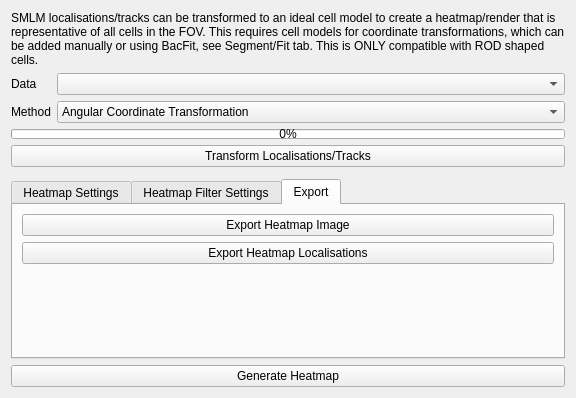
<?xml version="1.0" encoding="UTF-8"?>
<ui version="4.0">
 <class>Heatmaps</class>
 <widget class="QWidget" name="Heatmaps">
  <layout class="QVBoxLayout" name="verticalLayout_9">
   <item>
    <widget class="QLabel" name="label_47">
     <property name="text">
      <string>SMLM localisations/tracks can be transformed to an ideal cell model to create a heatmap/render that is representative of all cells in the FOV. This requires cell models for coordinate transformations, which can be added manually or using BacFit, see Segment/Fit tab. This is ONLY compatible with ROD shaped cells.</string>
     </property>
     <property name="wordWrap">
      <bool>true</bool>
     </property>
    </widget>
   </item>
   <item>
    <layout class="QFormLayout" name="formLayout_4">
     <item row="0" column="0">
      <widget class="QLabel" name="label_48">
       <property name="text">
        <string>Data</string>
       </property>
      </widget>
     </item>
     <item row="0" column="1">
      <widget class="QComboBox" name="heatmap_data" />
     </item>
     <item row="1" column="0">
      <widget class="QLabel" name="label_4">
       <property name="text">
        <string>Method</string>
       </property>
      </widget>
     </item>
     <item row="1" column="1">
      <widget class="QComboBox" name="heatmap_compute_method">
       <item>
        <property name="text">
         <string>Angular Coordinate Transformation</string>
        </property>
       </item>
      </widget>
     </item>
    </layout>
   </item>
   <item>
    <widget class="QProgressBar" name="heatmap_progressbar">
     <property name="maximumSize">
      <size>
       <width>16777215</width>
       <height>10</height>
      </size>
     </property>
     <property name="value">
      <number>0</number>
     </property>
    </widget>
   </item>
   <item>
    <widget class="QPushButton" name="transform_coordinates">
     <property name="text">
      <string>Transform Localisations/Tracks</string>
     </property>
    </widget>
   </item>
   <item>
    <widget class="QWidget" name="heatmap_graph_container" native="true">
     <property name="sizePolicy">
      <sizepolicy hsizetype="Preferred" vsizetype="Expanding">
       <horstretch>0</horstretch>
       <verstretch>0</verstretch>
      </sizepolicy>
     </property>
    </widget>
   </item>
   <item>
    <widget class="QTabWidget" name="tabWidget_3">
     <property name="sizePolicy">
      <sizepolicy hsizetype="Expanding" vsizetype="Minimum">
       <horstretch>0</horstretch>
       <verstretch>0</verstretch>
      </sizepolicy>
     </property>
     <property name="currentIndex">
      <number>2</number>
     </property>
     <widget class="QWidget" name="tab_10">
      <attribute name="title">
       <string>Heatmap Settings</string>
      </attribute>
      <layout class="QVBoxLayout" name="verticalLayout_8">
       <item>
        <layout class="QFormLayout" name="heatmap_settings_layout">
         <item row="1" column="0">
          <widget class="QLabel" name="heatmap_dataset_label">
           <property name="text">
            <string>Dataset</string>
           </property>
          </widget>
         </item>
         <item row="1" column="1">
          <widget class="QComboBox" name="heatmap_dataset" />
         </item>
         <item row="2" column="0">
          <widget class="QLabel" name="heatmap_channel_label">
           <property name="text">
            <string>Channel</string>
           </property>
          </widget>
         </item>
         <item row="2" column="1">
          <widget class="QComboBox" name="heatmap_channel" />
         </item>
         <item row="0" column="0">
          <widget class="QLabel" name="heatmap_mode_label">
           <property name="text">
            <string>Mode</string>
           </property>
          </widget>
         </item>
         <item row="0" column="1">
          <widget class="QComboBox" name="heatmap_mode">
           <item>
            <property name="text">
             <string>Heatmap</string>
            </property>
           </item>
           <item>
            <property name="text">
             <string>Render</string>
            </property>
           </item>
          </widget>
         </item>
         <item row="3" column="0">
          <widget class="QLabel" name="heatmap_colourmap_Label">
           <property name="text">
            <string>Colourmap</string>
           </property>
          </widget>
         </item>
         <item row="3" column="1">
          <widget class="QComboBox" name="heatmap_colourmap">
           <item>
            <property name="text">
             <string>Jet</string>
            </property>
           </item>
           <item>
            <property name="text">
             <string>Turbo</string>
            </property>
           </item>
           <item>
            <property name="text">
             <string>Viridis</string>
            </property>
           </item>
           <item>
            <property name="text">
             <string>Plasma</string>
            </property>
           </item>
           <item>
            <property name="text">
             <string>Inferno</string>
            </property>
           </item>
           <item>
            <property name="text">
             <string>Magma</string>
            </property>
           </item>
           <item>
            <property name="text">
             <string>Hot</string>
            </property>
           </item>
          </widget>
         </item>
        </layout>
       </item>
       <item>
        <layout class="QGridLayout" name="gridLayout_9">
         <item row="0" column="0">
          <widget class="QCheckBox" name="render_draw_outline">
           <property name="text">
            <string>Draw Cell Outline</string>
           </property>
          </widget>
         </item>
         <item row="0" column="1">
          <widget class="QCheckBox" name="render_symmetry">
           <property name="text">
            <string>Horizonal/Vertical Symmetry</string>
           </property>
          </widget>
         </item>
        </layout>
       </item>
      </layout>
     </widget>
     <widget class="QWidget" name="tab_11">
      <attribute name="title">
       <string>Heatmap Filter Settings</string>
      </attribute>
      <layout class="QVBoxLayout" name="verticalLayout_10">
       <item>
        <layout class="QFormLayout" name="formLayout_8">
         <item row="0" column="0">
          <widget class="QLabel" name="heatmap_length_label">
           <property name="text">
            <string>Cell Length Range (um)</string>
           </property>
          </widget>
         </item>
         <item row="0" column="1">
          <layout class="QGridLayout" name="gridLayout" columnstretch="10,2,10,2">
           <item row="0" column="2">
            <widget class="QDoubleSpinBox" name="heatmap_max_length" />
           </item>
           <item row="0" column="0">
            <widget class="QDoubleSpinBox" name="heatmap_min_length" />
           </item>
           <item row="0" column="1">
            <widget class="QLabel" name="heatmap_length_spacer">
             <property name="sizePolicy">
              <sizepolicy hsizetype="Minimum" vsizetype="Minimum">
               <horstretch>0</horstretch>
               <verstretch>0</verstretch>
              </sizepolicy>
             </property>
             <property name="text">
              <string>To</string>
             </property>
            </widget>
           </item>
           <item row="0" column="3">
            <widget class="QPushButton" name="heatmap_length_reset">
             <property name="text">
              <string>Reset</string>
             </property>
            </widget>
           </item>
          </layout>
         </item>
         <item row="1" column="0">
          <widget class="QLabel" name="label_46">
           <property name="text">
            <string>Particle MSD (um2/s)</string>
           </property>
          </widget>
         </item>
         <item row="1" column="1">
          <layout class="QGridLayout" name="gridLayout_5" columnstretch="10,2,10,2">
           <item row="0" column="2">
            <widget class="QDoubleSpinBox" name="heatmap_max_msd" />
           </item>
           <item row="0" column="0">
            <widget class="QDoubleSpinBox" name="heatmap_min_msd" />
           </item>
           <item row="0" column="1">
            <widget class="QLabel" name="heatmap_msd_spacer">
             <property name="sizePolicy">
              <sizepolicy hsizetype="Minimum" vsizetype="Minimum">
               <horstretch>0</horstretch>
               <verstretch>0</verstretch>
              </sizepolicy>
             </property>
             <property name="text">
              <string>To</string>
             </property>
            </widget>
           </item>
           <item row="0" column="3">
            <widget class="QPushButton" name="heatmap_msd_reset">
             <property name="text">
              <string>Reset</string>
             </property>
            </widget>
           </item>
          </layout>
         </item>
        </layout>
       </item>
       <item>
        <spacer name="verticalSpacer_32">
         <property name="orientation">
          <enum>Qt::Vertical</enum>
         </property>
         <property name="sizeHint" stdset="0">
          <size>
           <width>20</width>
           <height>40</height>
          </size>
         </property>
        </spacer>
       </item>
      </layout>
     </widget>
     <widget class="QWidget" name="tab_33">
      <attribute name="title">
       <string>Export</string>
      </attribute>
      <layout class="QVBoxLayout" name="verticalLayout_35">
       <item>
        <widget class="QPushButton" name="export_heatmap">
         <property name="text">
          <string>Export Heatmap Image</string>
         </property>
        </widget>
       </item>
       <item>
        <widget class="QPushButton" name="export_heatmap_locs">
         <property name="text">
          <string>Export Heatmap Localisations</string>
         </property>
        </widget>
       </item>
       <item>
        <spacer name="verticalSpacer_33">
         <property name="orientation">
          <enum>Qt::Vertical</enum>
         </property>
         <property name="sizeHint" stdset="0">
          <size>
           <width>20</width>
           <height>40</height>
          </size>
         </property>
        </spacer>
       </item>
      </layout>
     </widget>
    </widget>
   </item>
   <item>
    <widget class="QPushButton" name="generate_heatmap">
     <property name="text">
      <string>Generate Heatmap</string>
     </property>
    </widget>
   </item>
  </layout>
 </widget>
 <resources />
 <connections />
</ui>
